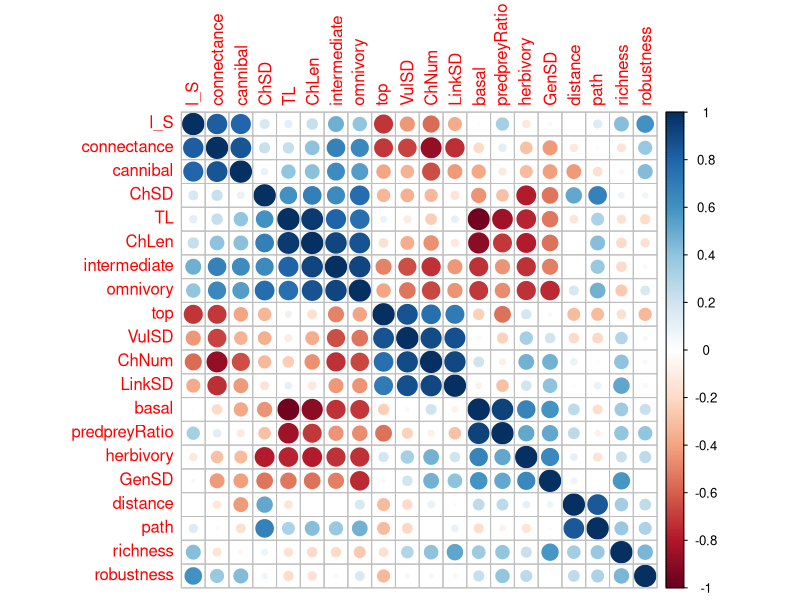
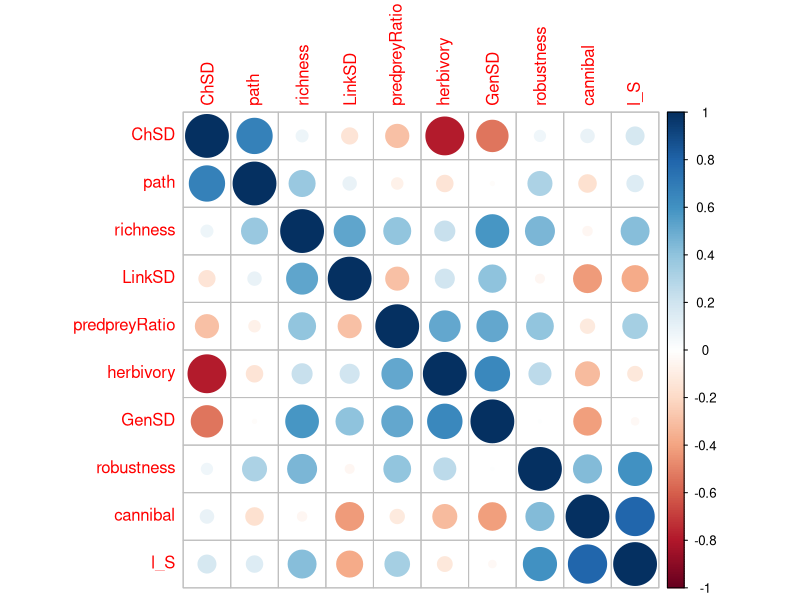
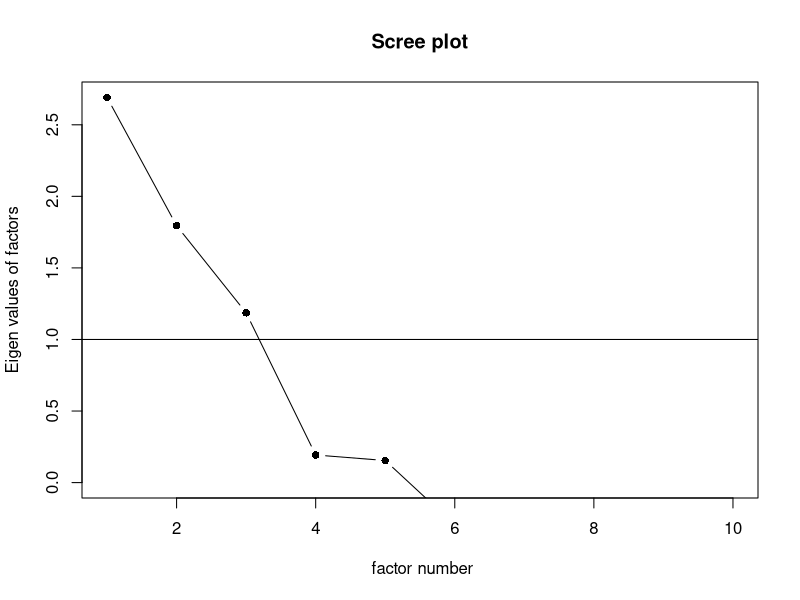
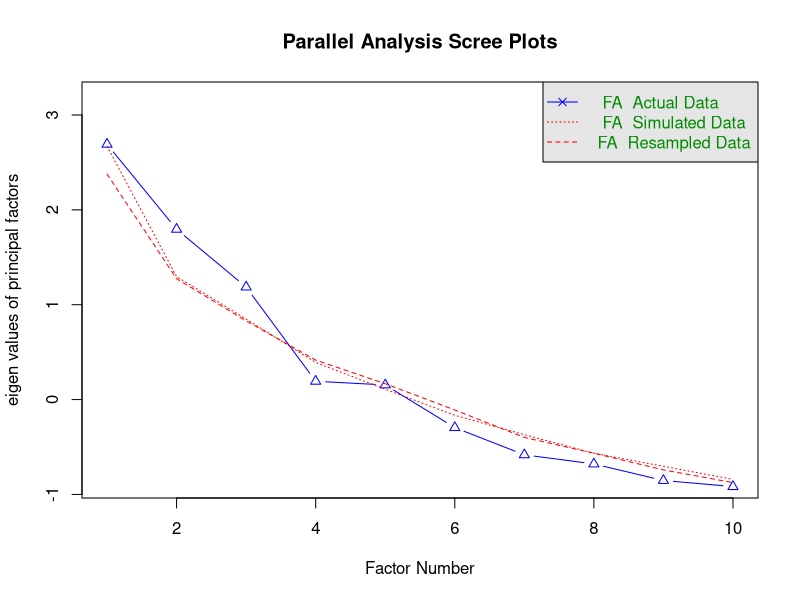

Reproduce these figures in R, in order. (Note: this script raises an error after producing the figures.)
##Load packages
library(caret)
library(corrplot)
library(FactoMineR)
library(here)
library(psych)
library(tidyverse)

setwd(here::here())

# import network summary data
topology_vermaat <- read.csv("data/vermaat_2009/vermaat_summary.csv") %>%
  select(-id) %>%
  select(-c(links, S1, S2, S4, S5, diameter, ρ, centrality, complexity))

# get an idea of the number of NA vals
sapply(topology_vermaat, function(x) sum(is.na(x))) / nrow(topology_vermaat) * 100

# same for prop of zeros
colSums(topology_vermaat==0, na.rm = TRUE)/nrow(topology_vermaat)*100

topology_vermaat_subset <-
  topology_vermaat %>%
  select(-c(loops)) %>%
  na.omit()

# 1: look at correlation first

#scale all features
topology_scaled <- scale(topology_vermaat_subset,
                         center = TRUE, scale = TRUE)

# correlation matrix
cor_matrix <- cor(topology_scaled)

corrplot(cor_matrix, order = "hclust")

# remove highly correlated vars
# select the cutoff 
corr_cutoff <- 0.8
# subset by cutoff
hc = findCorrelation(cor_matrix, cutoff = corr_cutoff, names = TRUE)

# subset 
topology_subset <- select(topology_vermaat_subset,-all_of(hc))
topology_scaled_subset <- scale(topology_subset,
                                center = TRUE, scale = TRUE)

cor_mat_subset <- cor(topology_scaled_subset)

corrplot(cor_mat_subset, order = "hclust")

#KMO Test

KMO(topology_subset)
cortest.bartlett(topology_vermaat_subset)


# Determine number of factors to extract
ev <- eigen(cor(topology_scaled_subset)) # get eigenvalues
ev$values

scree(topology_scaled_subset, pc=FALSE)

fa.parallel(topology_scaled_subset, fa="fa")

Nfacs <- 3  # This is for four factors. You can change this as needed.

fit <- factanal(topology_scaled_subset, Nfacs, rotation = "promax")

ggplot() +
  geom_point(aes(x = fit$loadings[, 1],
                 y = fit$loadings[, 2])) +
  geom_vline(xintercept = 0) +
  geom_hline(yintercept = 0) +
  geom_text(aes(x = fit$loadings[, 1],
                y = fit$loadings[, 2],
                label = names(fit$loadings[, 1])),
            nudge_y = 0.1) +
  theme_classic() +
  labs(x = "Factor 1",
       y = "Factor 2") +
  lims(x= c(-1.2, 1.2), 
       y = c(-1.2, 1.2))

# 2: look at correlation first

pca <- PCA(topology_vermaat_subset)

# find number of dims describing 90 % of variance
dim_num <- pca$eig %>%
  as.data.frame() %>%
  filter(`cumulative percentage of variance` < 90) %>%
  nrow() %>% as.numeric()

dim_descrip <- dimdesc(pca, axes = 1:5)

# assign broader categories

grps <- 
  tibble(var = row.names(pca[["var"]][["coord"]])) %>%
  reframe(cat = case_when(var %in% c("S1", "S2", "S5", "S4") ~ "Motif",
                          var %in% c("richness", "links", "connectance", "complexity", "l_S", "ρ") ~ "Structure",
                          var %in% c("diameter", "TL", "path", "ChLen", "ChNum", "top", "basal", "distance") ~ "Energy",
                          var %in% c("GenSD", "VulSD", "omnivory", "herbivory", "intermediate", "centrality") ~ "Node"))

variance = pca$eig %>%
  as.data.frame() %>%
  pull(`percentage of variance`)

# try plot as points

ggplot(data = pca[["var"]][["coord"]]) +
  geom_point(aes(x = Dim.1,
                 y = Dim.2,
                 colour = grps$cat)) +
  theme_classic() +
  geom_hline(yintercept = 0) +
  geom_vline(xintercept = 0) +
  lims(x= c(-1, 1), y = c(-1, 1)) +
  labs(x = paste("PCA 1 ", round(variance[1]), "%",sep = ""),
       y = paste("PCA 2 ", round(variance[2]), "%",sep = ""))
  
